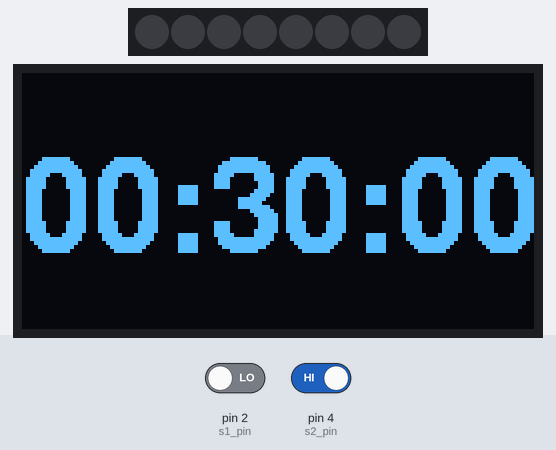
Bench run of a sketch on a simulated Arduino Uno, built with avr-gcc and run on an emulated ATmega328P. Shown: 8 RGB LEDs in strip order, left to right, 128×64 one-colour display. The test bench sets the inputs (shaded band); at power-on: pin 2 (s1_pin) LOW, pin 4 (s2_pin) HIGH. Dim RGB values are drawn brighter than linear; the local clock reads 2024-03-15 10:24:30 at power-on unless the sketch sets it; what the sketch prints to the serial monitor is not drawn.

Above: at 1.2 s.
1.3 s: pin 2 (s1_pin) driven HIGH
At 3.0 s:
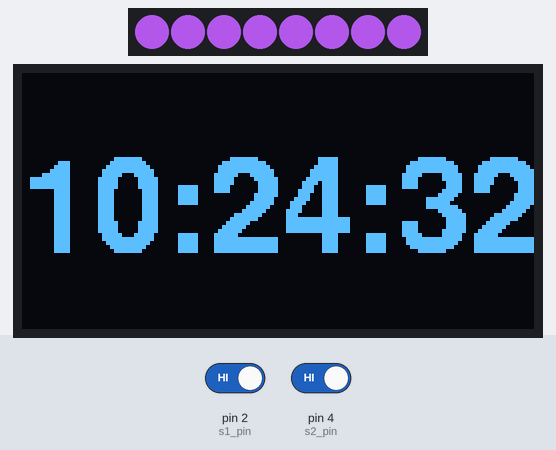
4.3 s: pin 4 (s2_pin) driven LOW
At 6.1 s:
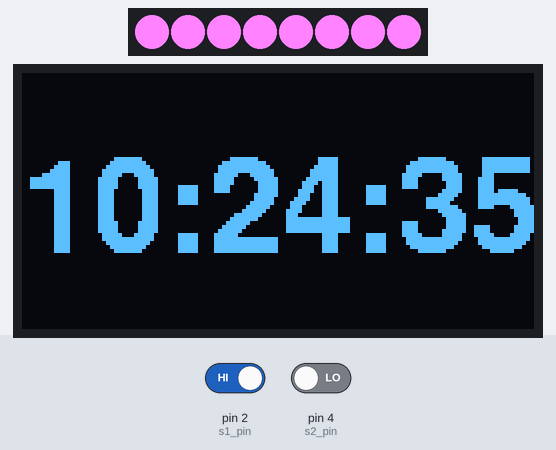
7.3 s: pin 2 (s1_pin) driven LOW
At 7.71 s:
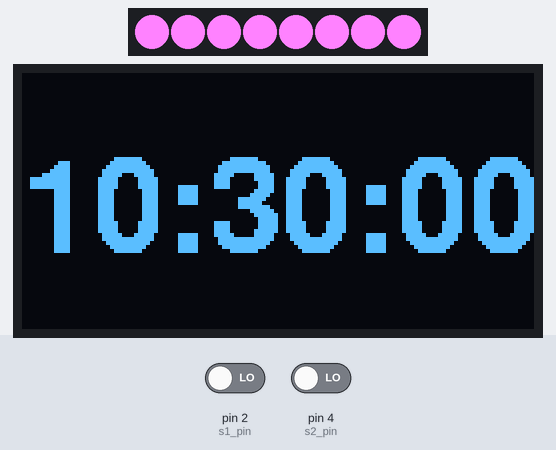
9.1 s: pin 4 (s2_pin) driven HIGH
At 9.53 s:
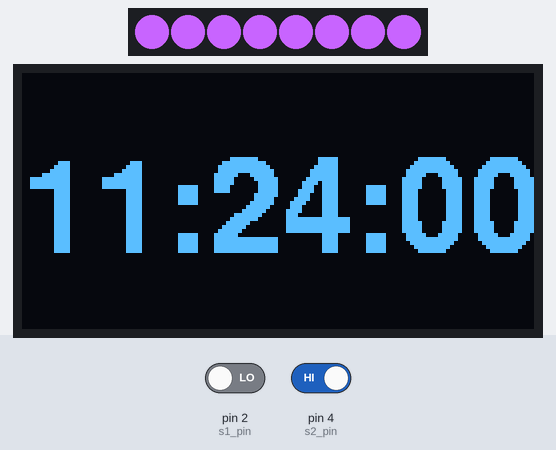
10.9 s: pin 4 (s2_pin) driven LOW
At 11.34 s:
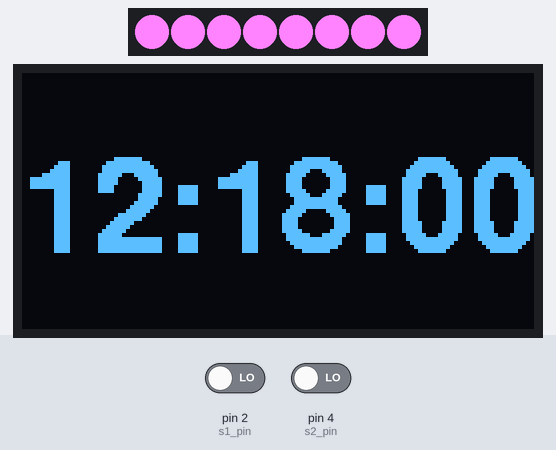
12.7 s: pin 4 (s2_pin) driven HIGH
At 14.22 s:
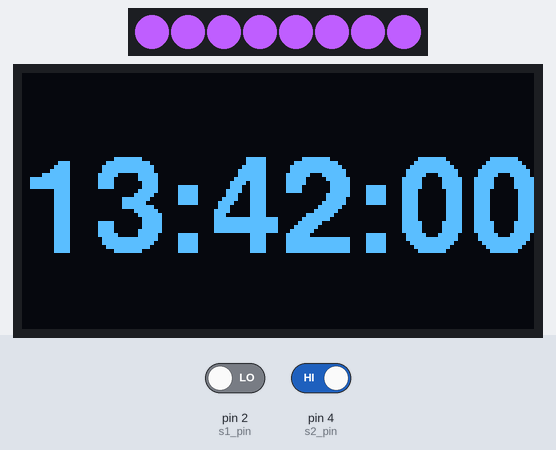
Timing chart, 0 to 27.3 s (numbered marks = the images above; inputs shaded):
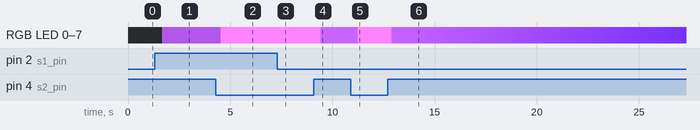

The sketch:

nanomoon.ino
```cpp
// Include the Neopixel library
#include <Adafruit_NeoPixel.h>
#include <RtcDS3231.h>
#include "U8glib.h"
#include <Wire.h>


// create buttons
const int s1_pin = 2;     // the number of the pushbutton pin
const int s2_pin = 4;     // the number of the pushbutton pin

int s1_State = 0;   // holder of s1 button value
int s2_State = 0;   // holder of s1 button value
int fixLightState = 0; // HIGH to make the Neopixel be fixed value
float fixLightOnTime = 0;

// Create new SSD1306 I2C display with 128x64 resolution
U8GLIB_SSD1306_128X64 oled(U8G_I2C_OPT_NONE);  // I2C / TWI

// Create new RTC module
RtcDS3231<TwoWire> rtcModule(Wire);

// Create variables for time
byte hours;
byte minutes;
byte seconds;
float timeH = 0;

// Declare and initialise global GPIO pin constant for Neopixel stick
const byte neoPin = 6;

// Declare and initialise global constant for number of pixels
const byte neoPixels = 8;

// Declare and initialise variable for Neopixel brightness
byte neoBright = 255;

// Create new Neopixel strip object
Adafruit_NeoPixel strip = Adafruit_NeoPixel(neoPixels, neoPin, NEO_GRB);

// Neopixels have 0-255 resolution on value
int red[]   =       {0, 0,   2,  8,  8,  200,  200,   120   ,   40,   2,    1,   0,    0};
int green[] =       {0, 0,   0,  0,   0,   100,  100,    50,     0,     0,    0,   0,    0};
int blue[]  =       {0, 0,   5, 20,  30,  255,  255,   255,  100,  10,   2,  0,    0};

float col_time[]  = {0, 5.9, 6,  7.3, 9.0, 11,   13,     20,   20.8,  21.5, 22,  23.5, 24, 25}; // fake end time of the day to fit algorithm
int length_time_array = 13;

int i = 0;
float actualtime = 0.0; // j is aktually used as debug time...
float timestep = 0.1;  //timestep
int j = 2;

int r_now = 0;
int g_now = 0;
int b_now = 0;


int loopdelay = 20; // delay in the main loop, value in ms

void setup() {

  // initialize the pushbutton pin as an input:
  pinMode(s1_pin, INPUT);
  pinMode(s2_pin, INPUT);

  Serial.begin(115200);
  Serial.println("Program start");
  // Initialise the Neopixel
  strip.begin();
  strip.setBrightness(neoBright);
  strip.show();

}

void loop() {

  updateTime();

  // Read buttons
  s1_State = digitalRead(s1_pin);
  s2_State = digitalRead(s2_pin);

  // Button s1 pushed, accelerate the time!
  if (s1_State == HIGH) {
    // Serial.print("Normal time. ");
    timeH = (float)hours + (float)minutes / 60 + (float)seconds / 3600;
  } else {
    Serial.print("Hypertime! ");
    timeH = timeH + timestep;
    // replace time values to display accelerated time...
    hours = int(timeH);
    minutes = int((timeH - hours) * 60);
    seconds = 0;
  }

  // Button s2 pushed, set Pixels to fixed value
  // a certain time, i.e. white daylight
  if (s2_State == LOW) {
    Serial.print("Fixed lights. ");
    fixLightState = HIGH;
  }  else {
    fixLightState = LOW;
  }


  if (timeH >= 24.0) {
    timeH = 0.0;
  }

  actualtime = timeH;

  Serial.print("Current time, h: "); Serial.print(timeH);
  oled.firstPage();
  do {
    draw();
  } while (oled.nextPage());

  // Calculation of where in the array the colours can be found for the current time
  for (int t_index = 0; t_index < length_time_array; t_index++) {

    if (col_time[t_index] >= actualtime) {
      j = t_index - 1;
      break;
    }
  }


  // Set colours directly from the time
  /* No removed as linear approximation is used
    r_now = red[j];
    g_now = green[j];
    b_now = blue[j]; */

  // add linear approximation
  r_now = linapprox(actualtime, col_time[j], col_time[j + 1], red[j],   red[j + 1]) ;
  g_now = linapprox(actualtime, col_time[j], col_time[j + 1], green[j], green[j + 1]) ;
  b_now = linapprox(actualtime, col_time[j], col_time[j + 1], blue[j],  blue[j + 1]) ;

  Serial.print(" - RGB ");   Serial.print(r_now); Serial.print(":");   Serial.print(g_now); Serial.print(":");   Serial.println(b_now); // Serial.println("");

  if (fixLightState == HIGH) {
    r_now = 255;
    g_now = 130;
    b_now = 255;
  }

  showcolour(r_now, g_now, b_now);

  delay(loopdelay);
}


/* =================================
   Various functions declared below!
   =================================
*/


void updateTime() {
  RtcDateTime now = rtcModule.GetDateTime();
  hours = now.Hour();
  minutes = now.Minute();
  seconds = now.Second();
}

void draw(void) {
  // Set font to Helvetica size 24
  oled.setFont(u8g_font_helvB24);
  // Format and print time on display
  char timeString[10];
  sprintf(timeString, "%02u:%02u:%02u", hours, minutes, seconds);
  oled.setPrintPos(0, 45);
  oled.print(timeString);
}


int linapprox(float x, float x_start, float x_end, int y_start, int y_end) {
  /* Linear Approximantion from a look-up table:
      input are x, a floating value
                y, integer
      output is a trunkated integer.

  */

  float returnval = 0.0; // Defaults to Zero as output
  float k = 0.0;
  float m = 0.0;


  // solves the equation y = kx + m  and returns the actual value for x"""
  k = (float(y_end) - float(y_start)) / (x_end - x_start);
  m = (float(y_start)) - k * x_start;
  returnval = k * x + m;

  if (returnval < 0 ) {
    returnval = 0;
  }

  return returnval ;
}

void showcolour(int r_led, int g_led, int b_led ) {
  for (int i = 0; i < neoPixels; i++) {
    /*
      Serial.println("value to strip: ");
      Serial.print(r_led); Serial.print(":");
      Serial.print(g_led); Serial.print(":");
      Serial.println(b_led); Serial.println("========");
    */
    strip.setPixelColor(i, strip.Color(r_led, g_led, b_led));
    //strip.show();
  }
  strip.show();
}
```

Measured:
- after the input at 1.3 s, the display: first differs from a run without the input after 0.38 s (image 1 shows a later state)
- after the input at 7.3 s, the display: changes after 0.32 s (image 3)
- after the input at 9.1 s, the display: first differs from a run without the input after 0.34 s (image 4)
- after the input at 10.9 s, the display: first differs from a run without the input after 0.34 s (image 5)
- after the input at 12.7 s, the display: first changes after 0.20 s (image 6 shows a later state)
- what the display in image 1 shows lasts 1.0 s, from 2.3 s to 3.3 s
